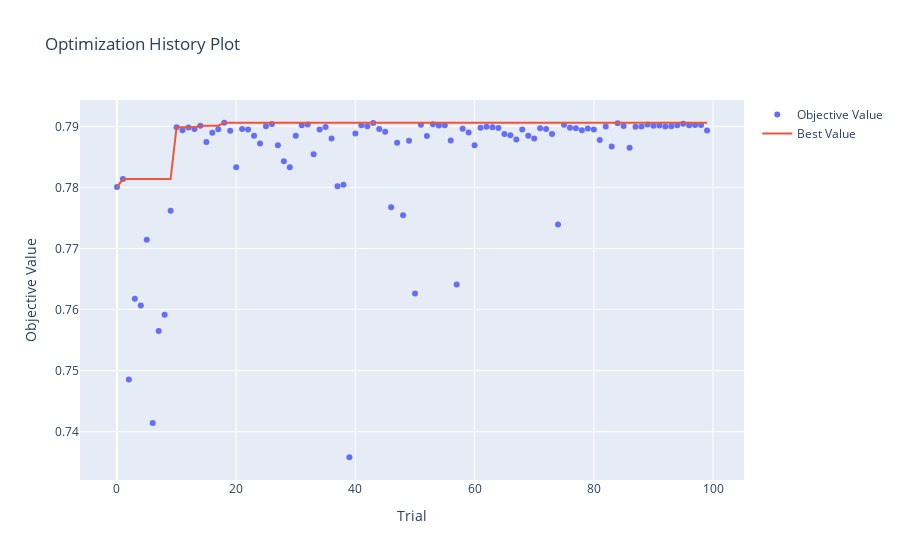

The notebook cell this image was saved under:
### Markdown cell above
## Visualización de su aprendizaje

El modelo trabaja en base a varios intentos en los que busca parámetros de forma aleatoria, pero que de a poco aprende cuál es la combinación que da mejores resultados en base a la tarea que le dí. Dicho esto, se puede aprecia que al principio solía dar resultados más bien azarosos, pero conforme fue aprendiendo, sus intentos se iban volviendo más y más constantes.

### Code cell
optuna.visualization.plot_optimization_history(study)
